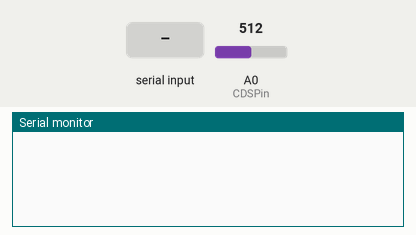
This sketch was run on a simulated Arduino Uno, built with avr-gcc and run on an emulated ATmega328P. Shown: the last lines printed to the serial monitor. The inputs (shaded band) are chosen by the test bench; at power-on: A0 (CDSPin) = 512.

Above: at 1.2 s.
1.3 s: "S" received over Serial
At 2.1 s:
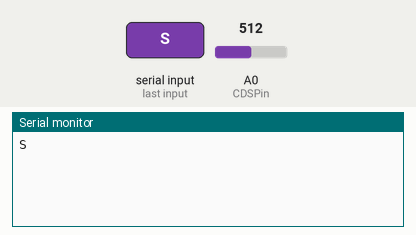
2.8 s: "1" received over Serial
At 3.4 s:
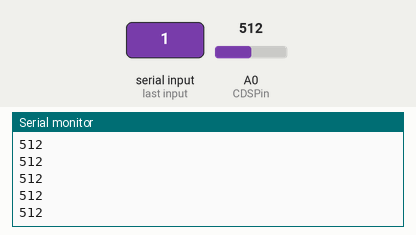

Measured:
- after the input at 1.3 s, the serial monitor: prints a new line at once (image 1)
- after the input at 2.8 s, the serial monitor: prints a new line at once (image 2)

The sketch:

photoresistor_ble.ino
```cpp
#include <SoftwareSerial.h>


int CDSPin = 0; // 光敏電阻接在A0接腳
int CDSVal = 0; // 設定初始光敏電阻值為0 強度越大，電阻值越小；光強度越小，電阻值越大。
int ledPin = 7;      // LED connected to digital pin 9
typedef enum{
  Start,
  Record,
} Mode;
Mode mode = Start;
bool check = false;

boolean isNumeric(String str) {
    byte stringLength = str.length();
    if (stringLength == 0) {
        return false;
    }
    boolean seenDecimal = false;
    for(byte i = 0; i < stringLength; ++i) {
        if (isDigit(str.charAt(i))) {
            continue;
        }
        return false;
    }
    return true;
}

void setup() {
  Serial.begin(115200); //Baudrate 9600 , Choose your own baudrate
//  Serial.begin(9600);
}

void loop() {
  if (mode == Record)
  {
    int num = 0;
    if(Serial.available() > 0)
    {
      char c = Serial.read();
      if (c == '1')
      {
        check = true;
      }
      else if (c == '2')
      {
        mode = Start;
        check = false;
      }
    }
    if (check)
    {
      Serial.println(analogRead(CDSPin));
      Serial.flush();
    }
  }
  else
  {
    if(Serial.available() > 0) //When Serial receive something
    {
      char receive = Serial.read(); //Read from Serial Communication
      if(receive == 'S')
      {
        mode = Record;
        Serial.println('S');
      }
    }
  }
}
```
